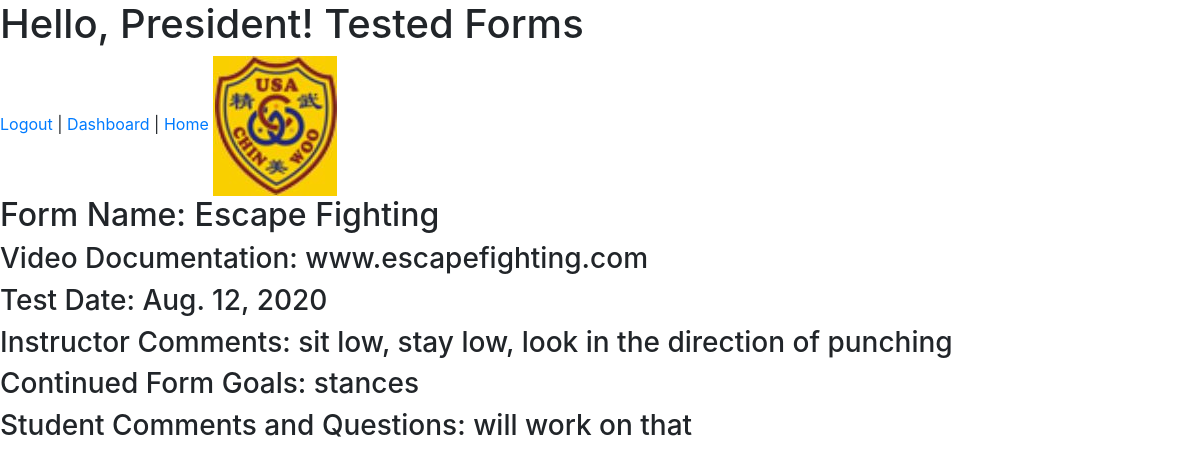
Screenshot of /students/1/details_tf_page (signed in) with the database file from the repository.
### home/models.py (models this page shows, shortened)
class User(models.Model):
    first_name = models.CharField(max_length=255)
    last_name = models.CharField(max_length=255)
    email = models.EmailField(unique=True)
    password = models.CharField(max_length=255)
    created_at = models.DateTimeField(auto_now_add=True)
    updated_at = models.DateTimeField(auto_now=True)
    objects = UserManager()

### students/models.py (models this page shows)
class TestedForm(models.Model):
    form_name = models.CharField(max_length=255)
    video_doc = models.CharField(max_length=255)
    test_date = models.DateField()
    inst_comments = models.CharField(max_length=255)
    contd_form_goals = models.CharField(max_length=255)
    student_comments = models.CharField(max_length=255)
    tested_form = models.ManyToManyField(User, related_name="users_tf")
    objects = TestedFormManager()

### students/views.py (the view)
# urls.py: path('<int:tested_form_id>/details_tf_page', views.details_tf_page),
def details_tf_page(request, tested_form_id):
    this_user = User.objects.get(id=request.session['user_id'])
    one_tested_form = TestedForm.objects.get(id=tested_form_id)
    context = {
        'tested_form': one_tested_form,
        'this_user': this_user
    }
    return render(request, 'students/detailstestedform.html', context)

### students/templates/students/detailstestedform.html (shortened to what this page needs)
<!DOCTYPE html>
<html lang="en">
<head>
    <link href="https://stackpath.bootstrapcdn.com/bootstrap/4.5.0/css/bootstrap.min.css" rel="stylesheet">
    {% load static %}
    <link rel="stylesheet" href="{%static 'css/style.css' %}">
</head>
<body>
    <h1>Hello, {{ this_user.first_name }}!  Tested Forms</h1>
    <a href="/logout">Logout</a>   |  <a href="/students/dashboard">Dashboard</a> |  <a href="virtualkungfuhome.html">Home</a>
    <img src= "{% static 'images1/USA_chinwoo.JPG' %}"/>
    <h2>Form Name:  {{ tested_form.form_name }}</h2>
    <h3>Video Documentation: {{ tested_form.video_doc }}</h3>
    <h3>Test Date: {{ tested_form.test_date }}</h3>
    <h3>Instructor Comments: {{ tested_form.inst_comments }}</h3>
    <h3>Continued Form Goals: {{ tested_form.contd_form_goals }}</h3>
    <h3>Student Comments and Questions: {{ tested_form.student_comments }}</h3>
</body>
</html>

### home/static/css/style.css (style rules this page uses)
body { margin:0px; padding:0px; }

### rows the page displays
User: first_name "President"
TestedForm: form_name "Escape Fighting", video_doc "www.escapefighting.com", test_date "Aug. 12, 2020", inst_comments "sit low, stay low, look in the direction of punching", contd_form_goals "stances", student_comments "will work on that"
